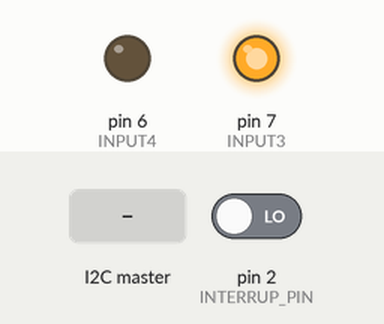
Recording of a program running on a simulated Arduino Mega 2560, built with avr-gcc and run on an emulated ATmega2560. On the bench: output pins drawn as LEDs (lit = HIGH). The inputs (shaded band) are chosen by the test bench; at power-on: pin 2 (INTERRUP_PIN) LOW. What the program prints to the serial monitor is not drawn.

Above: at 1.2 s.
1.3 s: the I2C master sends the byte 5
Timing chart, 0 to 4.3 s (numbered marks = the images above; inputs shaded):
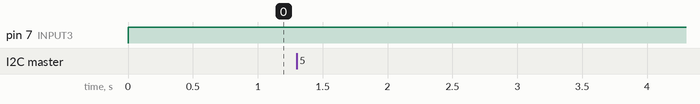

Measured:
- after the input at 1.3 s, every drawn part: stays the same

The program:

main.cpp
```cpp
#include <Arduino.h>
#include <Wire.h>
#define INTERRUP_PIN 2
#define INPUT3 7
#define INPUT4 6
#define KP 7
#define KD 2000
#define KI 2
#define PERIODO 5
int period;
char direccion;
int speet = 500;
int pid;
int period_previous = 0;
boolean direccion_motor = 1;
unsigned long time = 0;
char terminal(){
  String data;
  static int velocidad;
  char caracter = NULL;
  if(Serial.available()){
    while(Serial.available() > 0){
      caracter = (char)Serial.read();
    }
  }
    return caracter;
}

void encoder(){
  unsigned long time = millis();
  static unsigned long time_previous;
  period = time - time_previous;
  time_previous = time;
}
int setpoint(char direccion, int setpoin_actual){
  switch (direccion){
  case 'w':
  if(setpoin_actual < 1000){
    setpoin_actual = setpoin_actual + 20;
  }
  break;
  case 's':
  if(setpoin_actual > 0){
    setpoin_actual = setpoin_actual - 20;
  }
  break;

  default:
    break;
  }
  return setpoin_actual;
}
int PID(int setpoint, int current_value){
  float error = setpoint - 1000 / current_value;
  static float error_previous, PID_i;
  float PID_p, PID_d, PID_total;
  static unsigned long time;
  if(millis() > time + PERIODO){
    PID_p = KP * error;
    PID_d = KD * ((error - error_previous)/PERIODO);
    if(error < 20 && error > -20){
      PID_i += KI * error;
    }
    else{
      PID_i = 0;
    }
    PID_total = PID_p + PID_d + PID_i;
    error_previous = error;
    if(PID_total < 0){
      PID_total = 0;
    }
    if(PID_total > 1000){
      PID_total = 1000;
    }
  }

  return map(PID_total, 0, 1000, 0, 255);
}
void motor(int pwm, boolean direccion){
  if(direccion){
    analogWrite(INPUT3, pwm);
    analogWrite(INPUT4, 0);
  }
  else{
    analogWrite(INPUT4, pwm);
    analogWrite(INPUT3, 0);
  }
}
void inputData(int i){
  while(1 < Wire.available()) // loop through all but the last
  {
    char c = Wire.read(); // receive byte as a character
    Serial.print(c);         // print the character
  }
  int x = Wire.read();    // receive byte as an integer
  Serial.println(x);
}
int terminal2(){
  static uint16_t pwm;
  String dato;
  if(Serial.available()){
    while(String(Serial.read()) != "\n"){
      dato += String(Serial.read());
    }
    if (String(Serial.read()) == "\n"){
      pwm = dato.toInt();
    }
  }
  if(pwm < 0){
    pwm = 0;
  }
  else if(pwm > 255){
    pwm = 255;
  }
  return 255;
}
void setup() {
  Serial.begin(9600);
  Wire.begin(3);
  Wire.onReceive(inputData);
  pinMode(INPUT3, OUTPUT);
  pinMode(INPUT4, OUTPUT);
  attachInterrupt(digitalPinToInterrupt(INTERRUP_PIN), encoder, RISING);
}

void loop() {
  motor(terminal2(), 1);
  /*
  direccion = terminal();
  speet = setpoint(direccion, speet);
  pid = PID(speet, period);
  motor(pid, direccion_motor);

  analogWrite(INPUT3, 220);
  analogWrite(INPUT4, 0);
  if(period != period_previous){
    Serial.println(1000/period);
    period_previous = period;
  }
  speet = setpoint(terminal(), speet);
  analogWrite(INPUT3, map(speet, 0, 1000, 0, 255));
  digitalWrite(INPUT4, 0);
  if( 1000 < millis() - time){
    time = millis();
    Serial.print("speet");
    Serial.println(speet);
  }*/

}
```
